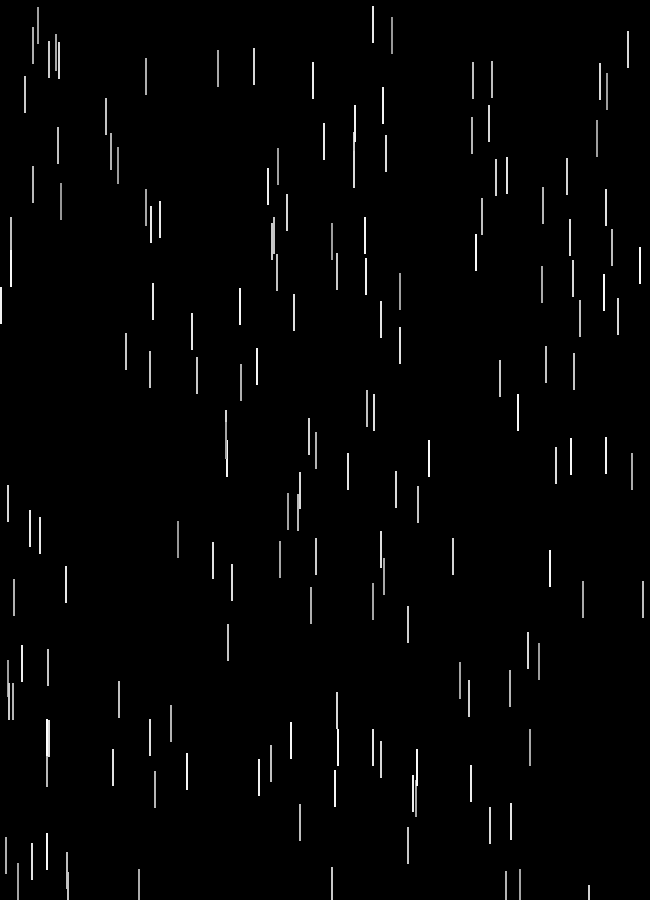
Frame 1 (no input)
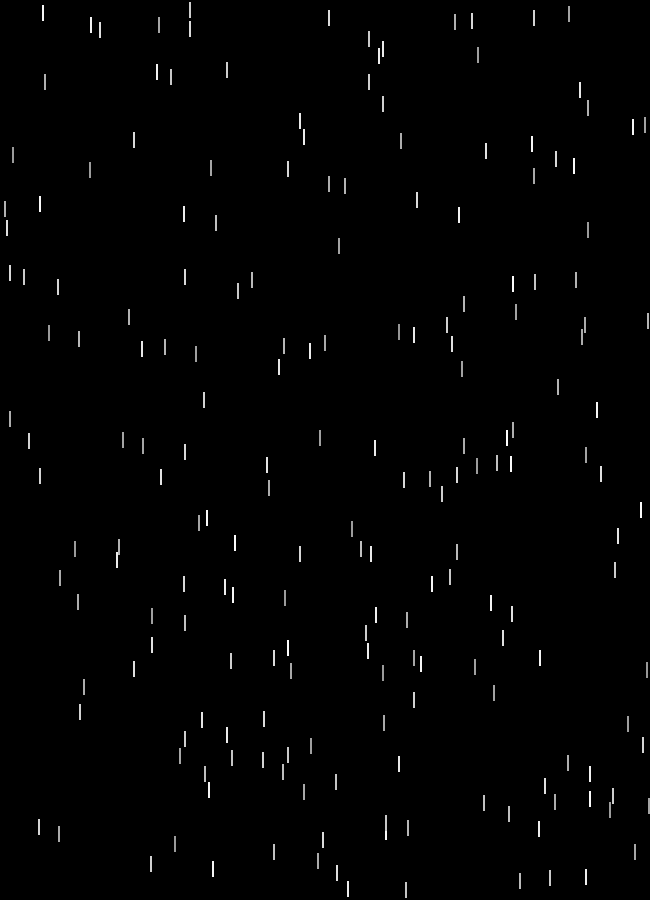
Frame 60 (the mouse pressed at the canvas centre just before this capture)
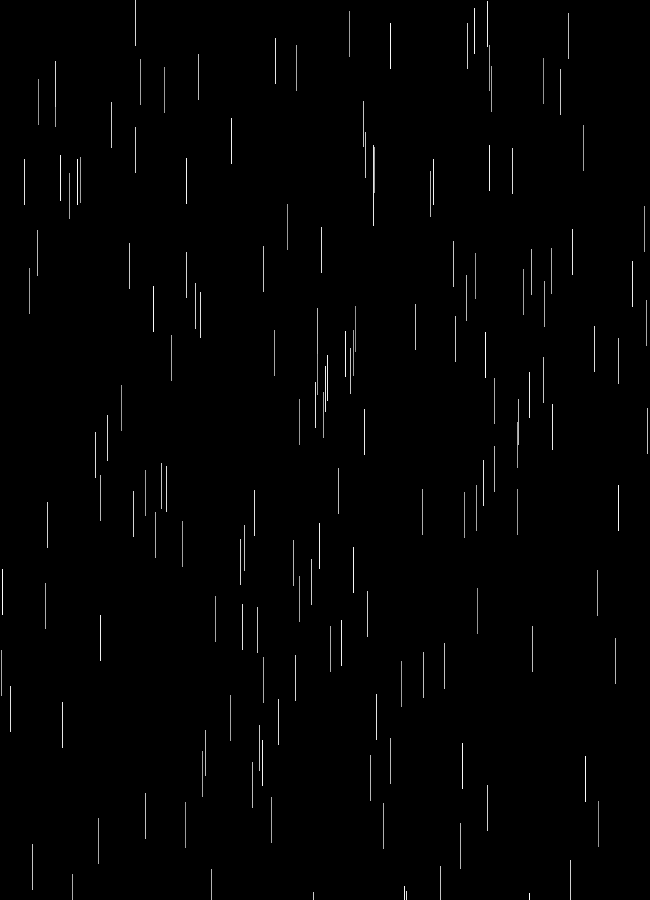
Frame 120 (the mouse held since frame 60 and released just before this capture)

The Processing sketch that drew these frames (run headless with seeded random() and noise(); from frame 60 on, the mouse is pressed at the canvas centre):

// Processing sketch: bug_art
// ── bug_art.pde
final int offset = 0;
  
void draw_rain(PVector pos , int rain_lenth , int rain_width , color rain_color){
  
  for(int i = 0 ; i < rain_width ; i++){ 
    for(int j = 0 ; j < rain_lenth ; j++){ 
      set(int(pos.x + i) , int(pos.y + j) , rain_color);
    }
  }
}

void setup(){
  size(650 , 900);
}

void draw(){
  background(0);
  
  final int nmb_drop = int(random(100 , 200));
  final int rain_lenth = int(random(15 , 100));
  final int rain_width = int(random(1 , 3));
    
  for(int i = 0 ; i < nmb_drop ; i++){ 
    PVector pos = new PVector(random(offset , width - offset) , random(offset , height - offset)); 

    draw_rain(pos , rain_lenth , rain_width , color(random(150 , 255)));
  }
  
  delay(75);
}
